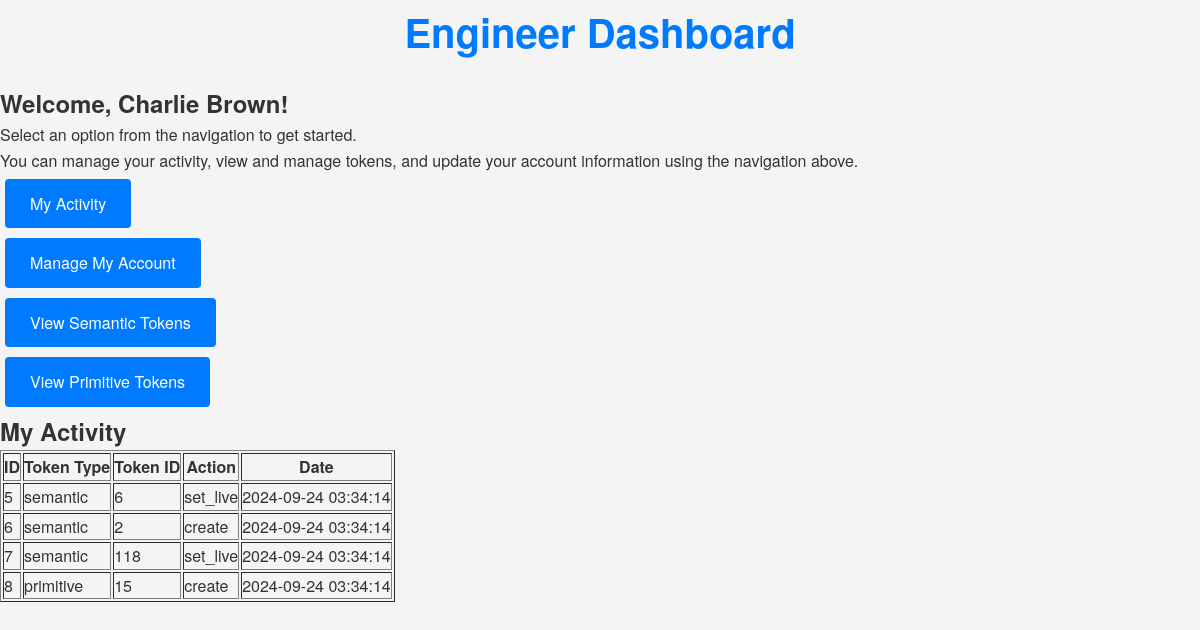
The app's page /pages/engineer_dashboard.php?view=my_activity with its own data.
### tables this page shows
CREATE TABLE activity_logs (
    id INT AUTO_INCREMENT PRIMARY KEY,
    user_id INT NOT NULL,
    token_type ENUM('primitive', 'semantic') NOT NULL,
    token_id INT NOT NULL,
    action ENUM('set_live', 'update', 'create', 'delete') NOT NULL,
    created_at TIMESTAMP DEFAULT CURRENT_TIMESTAMP,
    FOREIGN KEY (user_id) REFERENCES users(id) ON DELETE CASCADE
);

### models/User.php (called while the page is built, shortened)
<?php
class User {
    private $conn;
    private $table_name = "users";
    public $email;
    public function __construct($db) {
        $this->conn = $db;
    }
    public function readByEmail() {
        $query = "SELECT * FROM " . $this->table_name . " WHERE email = ? LIMIT 0,1";
        $stmt = $this->conn->prepare($query);
        $stmt->bindParam(1, $this->email);
        $stmt->execute();
        $row = $stmt->fetch(PDO::FETCH_ASSOC);
        if ($row) {
            $this->id = $row['id'];
            $this->email = $row['email'];
        } else {
            $this->id = null;
        }
    }
}

### models/ActivityLog.php (called while the page is built, shortened)
<?php
class ActivityLog {
    private $conn;
    private $table_name = "activity_logs";
    public function __construct($db) {
        $this->conn = $db;
    }
    public function readByUser($user_id) {
        $query = "SELECT
                    activity_logs.id,
                    users.name AS user_name,
                    activity_logs.token_type,
                    activity_logs.token_id,
                    activity_logs.action,
                    activity_logs.created_at
                  FROM " . $this->table_name . "
                  LEFT JOIN users ON activity_logs.user_id = users.id
                  WHERE activity_logs.user_id = :user_id
                  ORDER BY activity_logs.created_at DESC";
        $stmt = $this->conn->prepare($query);
        $stmt->bindParam(':user_id', $user_id);
        $stmt->execute();
        return $stmt;
    }
}

### pages/my_activity_view.php (the view, shortened to what this page needs)
<?php
include_once '../models/ActivityLog.php';
include_once '../models/User.php';
$database = new Database();
$db = $database->getConnection();
$activityLog = new ActivityLog($db);
$user = new User($db);
$charlieEmail = 'charlie.brown@example.com';
$user->email = $charlieEmail;
$user->readByEmail();
if ($user->id !== null) {
    $stmt = $activityLog->readByUser($user->id);
    $logs = $stmt->fetchAll(PDO::FETCH_ASSOC);
} else {
    $logs = [];
    echo "<p>User not found.</p>";
}
?>
<h2>My Activity</h2>
<table border="1">
    <thead>
        <tr>
            <th>ID</th>
            <th>Token Type</th>
            <th>Token ID</th>
            <th>Action</th>
            <th>Date</th>
        </tr>
    </thead>
    <tbody>
        <?php foreach ($logs as $log) : ?>
            <tr>
                <td><?php echo htmlspecialchars($log['id']); ?></td>
                <td><?php echo htmlspecialchars($log['token_type']); ?></td>
                <td><?php echo htmlspecialchars($log['token_id']); ?></td>
                <td><?php echo htmlspecialchars($log['action']); ?></td>
                <td><?php echo htmlspecialchars($log['created_at']); ?></td>
            </tr>
        <?php endforeach; ?>
    </tbody>
</table>

### assets/styles.css (style rules this page uses)
* { margin: 0; padding: 0; box-sizing: border-box; }
body { font-family: 'Helvetica Neue', Arial, sans-serif; background-color: #F4F4F4; color: #333333; line-height: 1.6; }

### records on screen
activity_logs: id "5", token_type "semantic", token "6", action "set_live", created_at "2024-09-24 03:34:14"
activity_logs: id "6", token_type "semantic", token "2", action "create", created_at "2024-09-24 03:34:14"
activity_logs: id "7", token_type "semantic", token "118", action "set_live", created_at "2024-09-24 03:34:14"
activity_logs: id "8", token_type "primitive", token "15", action "create", created_at "2024-09-24 03:34:14"
